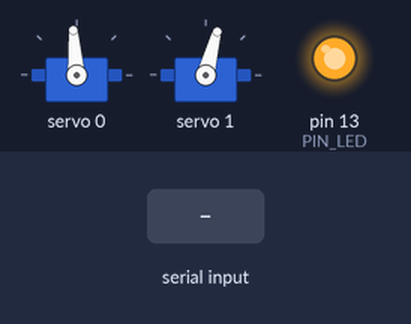
Bench run of a sketch on a simulated Arduino Uno, built with avr-gcc and run on an emulated ATmega328P. On the bench: 2 × servo, output pins drawn as LEDs (lit = HIGH). Dashed ring = blinking. The inputs (shaded band) are chosen by the test bench. What the sketch prints to the serial monitor is not drawn.

Above: at 0.6 s.
At 1.2 s:
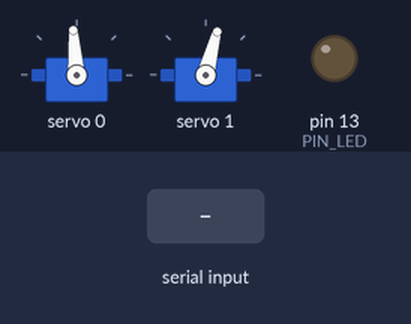
1.3 s: "D\n" received over Serial
At 2.6 s:
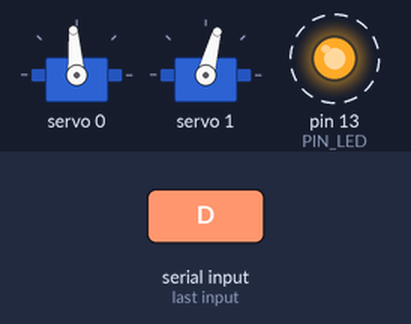
Timing chart, 0 to 10.3 s (numbered marks = the images above; inputs shaded):
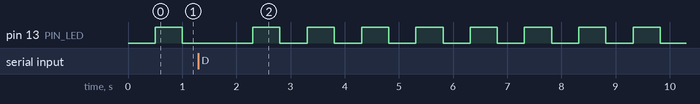

The sketch:

arduinoPWM.ino
```cpp
/* ArduinoPWM.ino
 * Program to control RC car with an Arduino
 * Microcomputer-Controlled Car Project
 * University of Michigan - Tilbury Research Group
 * Version: 1.0
 */

#include <Adafruit_PWMServoDriver.h>
#include <Wire.h>

// 7 bit I2C address of PWM module (0x40 is default)
// Note: changing this requires soldering the board
const uint8_t PWM_I2C_ADDR = 0x40;

// Pins used on  the Arduino
//const unsigned char PIN_I2C_SDA   = A4; // SDA
//const unsigned char PIN_I2C_SCL   = A5; // SCL
const uint8_t PIN_PWM_IN_S  = 3; // Receiver channel 1
const uint8_t PIN_PWM_IN_M  = 5; // Receiver channel 2
// Data line close to the red button on the receiver...

// The valid modes that the Arduino can be in
const uint8_t MODE_IDLE  = 0x00;
const uint8_t MODE_RC    = 0x01;
const uint8_t MODE_RPI   = 0x02;

// Mode that the Arduino is currently in
uint8_t mode = MODE_IDLE;

// Left, center, and right on count out of 4095 for steerCNT
const uint16_t STEER_CNT_MAXLEFT = 570;
const uint16_t STEER_CNT_NEUTRAL = 447;
const uint16_t STEER_CNT_MAXRIGHT = 350;

// Forward, stop, reverse on count out of 4095 for motorCNT
const uint16_t MOTOR_CNT_MAXFOR = 750;
const uint16_t MOTOR_CNT_NEUTRAL = 390;
const uint16_t MOTOR_CNT_MAXREV = 220;

// On count out of 4095 for the steering / motor PWM signals
uint16_t steerCNT = STEER_CNT_NEUTRAL;
uint16_t motorCNT = MOTOR_CNT_NEUTRAL;

// Pulse with in us of the steering / motor PWM signals
uint32_t steerPW = 0; // us
uint32_t motorPW = 0; // us

// Max and min high pulse widths for the steering and motor PWM signals.
// Units are microseconds
const unsigned int STEER_PW_MIN = 1140; // full right
const unsigned int STEER_PW_MAX = 2720; // full left
const unsigned int MOTOR_PW_MIN = 1304; // full reverse
const unsigned int MOTOR_PW_MAX = 2650; // full forward

// Frequency of the steerning and motor PWM signals
const float PWM_FREQ = 72.0; // Hz

// The steering and motor PWM channels on the pwm module
const uint8_t STEER_CHANNEL = 0;
const uint8_t MOTOR_CHANNEL = 1;

// PWM module
Adafruit_PWMServoDriver pwm = Adafruit_PWMServoDriver(PWM_I2C_ADDR);

// LED blinking
const uint8_t PIN_LED = 13;
int LED_state = LOW;
unsigned long prevMili = 0;
unsigned long interval = 500;

// Serial command structure
const uint8_t cmdBufLen = 6;
char cmdBuf[cmdBufLen];
struct cmdStruct {
    char func;
    char mode;
    int8_t percent;
    bool valid;
};
struct cmdStruct cmd;

// Serial response
const uint8_t respBufLen = 13;
char respBuf[respBufLen];

/* Arduino setup function. Runs on device power on before the loop function is
 * called.
 */
void setup()
{
    // Setup serial
    Serial.begin(9600);

    // Setup GPIO pins
    pinMode(PIN_PWM_IN_S, INPUT);
    pinMode(PIN_PWM_IN_M, INPUT);
    pinMode(PIN_LED, OUTPUT);
    digitalWrite(PIN_LED, LED_state);

    // Initialize mode
    mode = MODE_IDLE;

    // Setup pwm module
    pwm.begin();
    pwm.setPWMFreq(PWM_FREQ);

    // Init cmd
    cmd.valid = false;

    return;
}

/* Arduino loop function. This is the code that runs continuously on the micro-
 * processor.
 */
void loop()
{
    // Get RPI command from serial
    getCmd();
    //getCmdDebug();

    // Get on count values based on mode
    if (mode == MODE_RC) {
        // Read pulse width of the steering and motor signals
        steerPW = pulseIn(PIN_PWM_IN_S, HIGH); // microseconds
        motorPW = pulseIn(PIN_PWM_IN_M, HIGH); // microseconds
        // DEBUGGING
        //Serial.print("steerPW = "); Serial.println(steerPW);
        //Serial.print("motorPW = "); Serial.println(motorPW);
        // Convert to on count
        steerCNT = map(steerPW, STEER_PW_MIN, STEER_PW_MAX,
                       STEER_CNT_MAXRIGHT, STEER_CNT_MAXLEFT);
        motorCNT = map(motorPW, MOTOR_PW_MIN, MOTOR_PW_MAX,
                       MOTOR_CNT_MAXREV, MOTOR_CNT_MAXFOR);
        // DEBUGGING
        //Serial.print("steerCNT = "); Serial.println(steerCNT);
        //Serial.print("motorCNT = "); Serial.println(motorCNT);
    } else if (mode == MODE_IDLE) {
        // Make sure steering and motor servos are not doing anything
        steerCNT = STEER_CNT_NEUTRAL;
        motorCNT = MOTOR_CNT_NEUTRAL;
    }

    // Write these values to the motor controller and steering servo
    pwm.setPin(STEER_CHANNEL, steerCNT, false);
    pwm.setPin(MOTOR_CHANNEL, motorCNT, false);

    // Let us see if the board is running the code
    blinkLED();

} // loop

/* Read and process a command from the serial port if there is one avaliable
 */
void getCmd()
{
    // Take in command from serial
    cmd.valid = false;
    if (Serial.available()) {
        memset(cmdBuf, '\0', cmdBufLen);
        Serial.readBytesUntil('\0', cmdBuf, cmdBufLen);
        //Serial.println(cmdBuf);
        char * segment = strtok(cmdBuf, " \0");
        for (uint8_t i = 0; segment != NULL; ++i) {
            //Serial.print("i = "); Serial.print(i);
            //Serial.print("; segment = "); Serial.println(segment);
            if (i == 0) { // func
                memcpy(&cmd.func, segment, 1);
            } else if ( (i == 1) && (cmd.func == 'A') ) { // mode
                memcpy(&cmd.mode, segment, 1);
            } else { // percent
                //Serial.print("num digits = "); Serial.println(strlen(segment));
                cmd.percent = atoi(segment);
            }
            segment = strtok(NULL, " \0");
        }
        cmd.valid = true;
        /*
        Serial.print("func = "); Serial.println(cmd.func);
        Serial.print("mode = "); Serial.println(cmd.mode);
        Serial.print("percent = "); Serial.println(cmd.percent);
        Serial.print("valid = "); Serial.println(cmd.valid);
        Serial.println("------------");
        */
    }

    // Execute command
    uint8_t len;
    char num[5];
    if (!cmd.valid) cmd.func = 'X';
    switch (cmd.func) {
    case 'A': // set mode
        if (cmd.mode == 'P') mode = MODE_RPI;
        else if (cmd.mode == 'R') mode = MODE_RC;
        else if (cmd.mode == 'I') mode = MODE_IDLE;
        break;
    case 'B': // set steer
        if (mode != MODE_RPI) break;
        // Convert to on count
        if (cmd.percent < 0) {
            steerCNT = map(cmd.percent, -100, 0,
                           STEER_CNT_MAXLEFT, STEER_CNT_NEUTRAL);
        } else {
            steerCNT = map(cmd.percent, 0, 100,
                           STEER_CNT_NEUTRAL, STEER_CNT_MAXRIGHT);
        }
        break;
    case 'C': // set motor throttle
        if (mode != MODE_RPI) break;
        if (cmd.percent > 0) {
            motorCNT = map(cmd.percent, 0, 100,
                           MOTOR_CNT_NEUTRAL, MOTOR_CNT_MAXFOR);
        } else {
            motorCNT = map(cmd.percent, -100, 0,
                           MOTOR_CNT_MAXREV, MOTOR_CNT_NEUTRAL);
        }
        break;
    case 'D': // get steering and motor throttle data
        // respBuf char[13]; char num[5];
        // Func
        respBuf[0] = 'E';
        // Space
        respBuf[1] = ' ';
        len = 2;
        // Steering
        memset(num, '\0', 5);
        if (steerCNT > STEER_CNT_NEUTRAL) {
            itoa(map(steerCNT, STEER_CNT_MAXLEFT, STEER_CNT_NEUTRAL, -100, 0),
                 num, 10);
        } else {
            itoa(map(steerCNT, STEER_CNT_NEUTRAL, STEER_CNT_MAXRIGHT, 0, 100),
                 num, 10);
        }
        memcpy(respBuf+len, num, strlen(num));
        len += strlen(num);
        // Space
        respBuf[len++] = ' ';
        // Motor throttle
        memset(num, '\0', 5);
        if (motorCNT > MOTOR_CNT_NEUTRAL) {
            itoa(map(motorCNT, MOTOR_CNT_NEUTRAL, MOTOR_CNT_MAXFOR, 0, 100),
                 num, 10);
        } else {
            itoa(map(motorCNT, MOTOR_CNT_MAXREV, MOTOR_CNT_NEUTRAL, -100, 0),
                 num, 10);
        }
        memcpy(respBuf+len, num, strlen(num));
        len += strlen(num);
        // Newline
        respBuf[len++] = '\n';
        // Null terminate
        respBuf[len++] = '\0';
        // Send response
        Serial.write((uint8_t *) respBuf, len);
        break;
    default:
        // Do nothing
        break;
    }

    return;
}

/* Read and process a special debugging command from the serial port if there
 * is one avaliable
 * Note: this is usually used with the Arudino IDE's serial monitor to closely
 *       examine the pulse widths of the signals for calibration
 */
void getCmdDebug()
{
    // Get debug commands from serial
    if (Serial.available() > 0) {
        char c = Serial.read();
        Serial.print("c = "); Serial.println(c);
        if (c == 'I') {
            mode = MODE_IDLE;
            Serial.print("mode = "); Serial.println(mode);
        } else if (c == 'R') {
            mode = MODE_RC;
            Serial.print("mode = "); Serial.println(mode);
        } else if (c== 'P') {
            mode = MODE_RPI;
            Serial.print("mode = "); Serial.println(mode);
        } else if (mode == MODE_RPI) {
            if (c == 'l') {
                 steerCNT += 10;
                 Serial.print("steerCNT = "); Serial.println(steerCNT);
            } else if (c == 'r') {
                steerCNT -= 10;
                 Serial.print("steerCNT = "); Serial.println(steerCNT);
            } else if (c == 'f') {
                 motorCNT += 10;
                 Serial.print("motorCNT = "); Serial.println(motorCNT);
            } else if (c == 'b') {
                 motorCNT -= 10;
                 Serial.print("motorCNT = "); Serial.println(motorCNT);
            }
        }
        Serial.println("done available");
    }
}

/* Blinks the led if the time interval has passed
 */
void blinkLED()
{
    // Blink led to indicate that the board is working
    unsigned long curMili = millis();
    if ( (curMili - prevMili) > interval) { // blink led
        if (LED_state == LOW) {
            LED_state = HIGH;
        } else {
            LED_state = LOW;
        }
        prevMili = curMili;
        digitalWrite(PIN_LED, LED_state);
    } else if (prevMili > curMili) { // overflow occured
        prevMili = 0;
    }
}
```

Measured:
- by itself, pin 13 (PIN_LED): alternates HIGH for 0.50 s and LOW for 0.50 s
